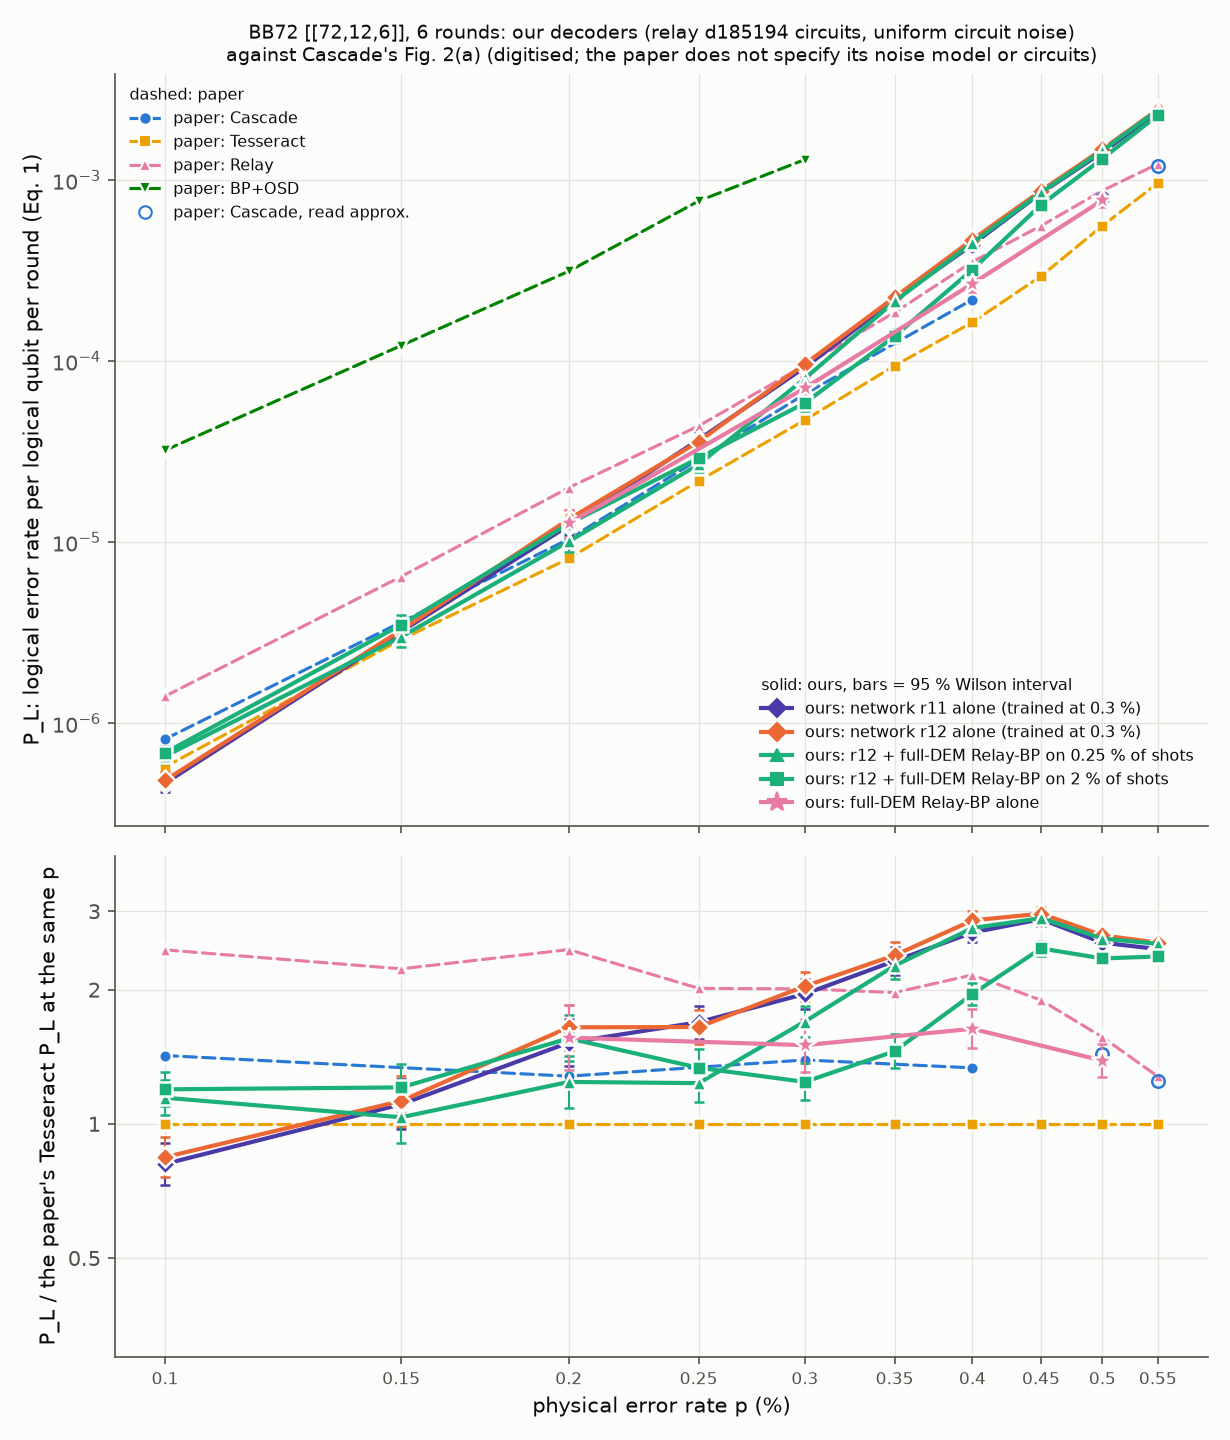

Recreate this plot in Python.
"""The curve sets, exploratory (not a registered study): BB72's two networks across the physical error rates of Cascade's Fig. 2(a)
(Gu, Bonilla Ataides, Lukin, Yelin, arXiv:2604.08358), converted to Cascade's metric by its Eq. (1). Fresh shots from
their own seed namespace; no registered split (cal, dev, test, monitor) is read. Record: bb/cascade/CASCADE_CURVES.md.
  check   python -m bb.cascade.curves check: the p = 0.55 % circuit, absent from relay d185194's testdata, is the 0.5 %
          file with every noise argument "(0.005)" replaced by "(0.0055)"; the same substitution must map the relay
          files at 0.1 / 0.2 / 0.3 / 0.4 % onto its files at 0.15 / 0.25 / 0.35 / 0.45 % byte for byte (exit 1 if not)
  sample  python -m bb.cascade.curves sample --split w2test --rows R.csv [--procs P]: every chunk of the split's PLAN on
          this host, sampled and stored as bb.shots does (one stim seed per chunk of 10,000 shots, packed npz), one
          manifest row each (sha256, seed, host, cpu, stim); load() checks every read against W2_ROWS
  infer   python -m bb.cascade.curves infer --split w2test: r11 and r12 (BB_CKPT/<tag>/final_ema.pt, sha256 = the
          registered networks) through bb.engine's fp32 path (eager PyTorch, batches of 2,048) on every chunk:
          W2_DIR/preds/<chunk>_net-<tag>.npz (pred, margin, fail, engine signature); a stored chunk is kept
  taus    python -m bb.cascade.curves taus: tau_q(p) = the q-quantile of r12's margins on the w2cal block at p (numpy's
          default interpolation, bb.route.frontier's rule), q in QS -> W2_DIR/out/taus.json
  pilot   python -m bb.cascade.curves pilot --n N: full-DEM Relay-BP's time per shot on N routed (margin < tau at
          max(QS)) and N random shots at every p -> W2_DIR/out/pilot.json (timing only, never counted)
  relay   python -m bb.cascade.curves relay --run a --shard k/K [--pis 2-9]: full-DEM Relay-BP (bb.opp's relay_full: relay-bp
          0.2.2, the authors' gross-code parameters, both detector sectors, priors of the circuit at p) on every shot of
          the decode plan: at every p the shots r12 routes at max(QS) (the q = 0.25 % set is inside it), plus every shot
          of the first ALONE[p] chunks (full-DEM Relay-BP alone). Shots stored by an earlier run are skipped; the rest,
          in tasks of SLICE shots, go round-robin to the K shards; per chunk and shard
          W2_DIR/preds/<chunk>_relay_full_<run>_s<k>of<K>.npz (idx, pred, fail, secs); a stored file is kept (resume).
          Each shot is decoded once, so the accurate mode and Relay-BP alone share its decision (as bb.fullroute)
  report  python -m bb.cascade.curves report --out DIR: counts, P_block with its 95 % Wilson interval, P_L by Eq. (1),
          ratios to the paper's digitised curves -> DIR/curves_counts.json and DIR/curves.png
Seeds (chunk j of 10,000 shots at p = PS[pi]): w2test 2^50 + 2 x 10^9 + 10^6 pi + j, w2cal 2^50 + 3 x 10^9 + 10^6 pi + j."""
import argparse
import csv
import hashlib
import io
import json
import math
import os
import platform
import time
from functools import lru_cache
from glob import glob
from multiprocessing import get_context

import numpy as np

from qnd import circuits

CODE, K, R = "bb72", 12, 6
PS = (0.001, 0.0015, 0.002, 0.0025, 0.003, 0.0035, 0.004, 0.0045, 0.005, 0.0055)   # pi = the index here
SPLITS = {"w2test": 2, "w2cal": 3}
CHUNK = 10_000
# chunks per p; w2test was first (200, 60, 30, 20, 10, 5, ...), then extended at 0.1 / 0.15 % (w2cal: 2 and 22
# network failures per 100,000 shots there, so the first sizes would have given ~40 and ~130 instead of >= 200)
PLAN = {"w2test": (1000, 100, 30, 20, 10, 5, 5, 5, 5, 5), "w2cal": (10,) * 10}
ALONE = {2: 15, 4: 4, 6: 2, 8: 1}           # full-DEM Relay-BP alone: the first ALONE[pi] w2test chunks at PS[pi]
QS = (0.0025, 0.02)
TAGS = ("r11", "r12")
NET_SHA = {"r11": "58e60897c3f9302c2014e82257d0d08f80a6e8386d2dd5216a093230990b252f",
           "r12": "f2821c327b4e233a4dd1a75c465ceb261448d981c2b55166862fc34a99ec3e96"}
DERIVED = {0.0055: 0.005}                   # p -> the relay file whose noise arguments are rewritten
NOISE = {"DEPOLARIZE1", "DEPOLARIZE2", "X_ERROR", "Y_ERROR", "Z_ERROR", "PAULI_CHANNEL_1", "PAULI_CHANNEL_2", "M",
         "MX", "MY", "MR", "MRX", "MRY", "MPP"}
SLICE = 20
W2 = os.environ.get("W2_DIR", "<cluster-scratch>/cascade_w2")
SHOTS, PREDS, OUT = (os.path.join(W2, d) for d in ("shots", "preds", "out"))
ROWS = os.environ.get("W2_ROWS", os.path.join(OUT, "rows_shots.csv"))
CKPT = os.environ.get("BB_CKPT", "<cluster-scratch>/bb/ckpt")
FIELDS = ["file", "sha256", "shots", "seed", "code", "p", "split", "chunk", "host", "cpu", "stim", "circuit_sha256"]

# Fig. 2(a) of the paper, digitised by the study lead from the SVG: P_L per logical qubit per round; p in percent
PAPER = {"Cascade": {0.10: 8.17e-7, 0.20: 1.04e-5, 0.30: 6.58e-5, 0.40: 2.19e-4},
         "Tesseract": {0.10: 5.74e-7, 0.15: 2.90e-6, 0.20: 8.13e-6, 0.25: 2.18e-5, 0.30: 4.73e-5, 0.35: 9.44e-5,
                       0.40: 1.64e-4, 0.45: 2.95e-4, 0.50: 5.59e-4, 0.55: 9.63e-4},
         "Relay": {0.10: 1.41e-6, 0.15: 6.46e-6, 0.20: 2.00e-5, 0.25: 4.39e-5, 0.30: 9.50e-5, 0.35: 1.86e-4,
                   0.40: 3.54e-4, 0.45: 5.59e-4, 0.50: 8.75e-4, 0.55: 1.23e-3},
         "BP+OSD": {0.10: 3.22e-5, 0.15: 1.22e-4, 0.20: 3.14e-4, 0.25: 7.67e-4, 0.30: 1.30e-3}}
PAPER_APPROX = {"Cascade": {0.50: 8e-4, 0.55: 1.2e-3}}     # "overlapped" in the figure: read approximately
# the registered stage-3 results on BB72 (data/bb/stage3/results.json; RESULTS_stage3.md), block failures / shots
REGISTERED = {0.20: {"r12 alone (BB72-2)": (254, 300_000), "r12 + full-DEM Relay-BP, q 0.25 % (BB72-2F)": (171, 300_000),
                     "full-DEM Relay-BP": (274, 300_000), "sector Relay-BP": (812, 300_000),
                     "ldpc BP-OSD (min-sum 80, OSD-CS 60)": (903, 300_000)},
              0.30: {"r11 alone (BB72-3)": (1341, 200_000), "r12 + full-DEM Relay-BP, q 2 % (BB72-3F)": (877, 200_000),
                     "full-DEM Relay-BP": (1092, 200_000), "sector Relay-BP": (2704, 200_000),
                     "ldpc BP-OSD (min-sum 80, OSD-CS 60)": (3299, 200_000)}}


def _pstr(p):
    return f"{p:.6f}".rstrip("0")


def seed_of(split, pi, j):
    if not (0 <= j < 10 ** 6 and 0 <= pi < len(PS)):
        raise ValueError((pi, j))
    return 2 ** 50 + 10 ** 9 * SPLITS[split] + 10 ** 6 * pi + j


def derived_text(src, dst):
    """(text of the relay circuit at src with every '(src)' argument written as '(dst)', substitutions made)."""
    path = circuits.relay_path(CODE, "X", src)
    blob = open(path, "rb").read()
    if hashlib.sha256(blob).hexdigest() != circuits._manifest()[os.path.basename(path)]:
        raise ValueError(f"sha256 mismatch for {path}")
    a, b = f"({_pstr(src)})", f"({_pstr(dst)})"
    t = blob.decode()
    return t.replace(a, b), t.count(a)


@lru_cache(None)
def circuit(p):
    import stim
    p = round(p, 6)
    if p in DERIVED:
        return stim.Circuit(derived_text(DERIVED[p], p)[0])
    return circuits.load(CODE, "X", p)


@lru_cache(None)
def circuit_sha(p):
    p = round(p, 6)
    if p in DERIVED:
        return hashlib.sha256(derived_text(DERIVED[p], p)[0].encode()).hexdigest()
    return circuits._manifest()[circuits.relay_name(CODE, "X", p)]


def _patch_circuits():
    """qnd.circuits.load (hence circuits.problem, the decoders' DEM) returns the derived circuit at a DERIVED p."""
    orig = circuits.load
    if getattr(orig, "w2", False):
        return

    def load(code, basis, p, check=True):
        if (code, basis) == (CODE, "X") and round(p, 6) in DERIVED:
            return circuit(p)
        return orig(code, basis, p, check)
    load.w2 = True
    circuits.load = load


def check(a):
    out, ok = {}, True
    for src, dst in ((0.001, 0.0015), (0.002, 0.0025), (0.003, 0.0035), (0.004, 0.0045), (0.005, 0.0055)):
        t, n = derived_text(src, dst)
        r = {"substitutions": n, "sha256": hashlib.sha256(t.encode()).hexdigest()}
        if dst in DERIVED:                      # only the noise arguments changed: round trip, counts, argument set
            import stim
            c, c0 = circuit(dst), circuits.load(CODE, "X", src)
            src_text = open(circuits.relay_path(CODE, "X", src)).read()
            noise = [i for i in c.flattened() if i.name in NOISE]
            noise0 = [i for i in c0.flattened() if i.name in NOISE]
            r.update(noise_instructions=len(noise), with_argument=sum(1 for i in noise if i.gate_args_copy()),
                     noise_args=sorted({x for i in noise for x in i.gate_args_copy()}),
                     source_noise_args=sorted({x for i in noise0 for x in i.gate_args_copy()}),
                     detectors=c.num_detectors, observables=c.num_observables,
                     round_trip=t.replace(f"({_pstr(dst)})", f"({_pstr(src)})") == src_text and
                     f"({_pstr(dst)})" not in src_text, stim=stim.__version__)
            good = (r["noise_args"] == [dst] and r["source_noise_args"] == [src] and len(noise) == len(noise0)
                    and r["with_argument"] == n
                    and r["round_trip"] and (c.num_detectors, c.num_observables) == (c0.num_detectors,
                                                                                     c0.num_observables))
        else:
            r["relay_file_sha256"] = circuits._manifest()[circuits.relay_name(CODE, "X", dst)]
            good = r["sha256"] == r["relay_file_sha256"]
        r["ok"] = bool(good)
        ok &= good
        out[f"{_pstr(src)}->{_pstr(dst)}"] = r
        print(f"{_pstr(src)} -> {_pstr(dst)}: {r}", flush=True)
    os.makedirs(OUT, exist_ok=True)
    json.dump(out, open(os.path.join(OUT, "circuit_check.json"), "w"), indent=1)
    if not ok:
        raise SystemExit("circuit check FAILED")
    print("circuit check ok", flush=True)


def parse(s):
    """'0-1,4' -> [0, 1, 4]"""
    out = []
    for part in str(s).split(","):
        x, _, y = part.partition("-")
        out += list(range(int(x), int(y) + 1)) if y else [int(x)]
    return out


def name(split, pi, j):
    return f"{CODE}_p{PS[pi]}_{split}{j:04d}.npz"


def pred_path(split, pi, j, dec):
    return os.path.join(PREDS, name(split, pi, j)[:-4] + f"_{dec}.npz")


def chunks(split, pis=range(len(PS))):
    return [(pi, j) for pi in pis for j in range(PLAN[split][pi])]


def _sample(task):
    import stim
    split, pi, j = task
    f = os.path.join(SHOTS, name(split, pi, j))
    if os.path.exists(f):
        raise FileExistsError(f)
    det, obs = circuit(PS[pi]).compile_detector_sampler(seed=seed_of(split, pi, j)).sample(
        CHUNK, separate_observables=True)
    det, obs = det.astype(np.uint8), obs.astype(np.uint8)
    np.savez(f, det=np.packbits(det, axis=1), obs=np.packbits(obs, axis=1), n=len(det), D=det.shape[1], k=obs.shape[1])
    cpu = next((ln.split(":", 1)[1].strip() for ln in open("/proc/cpuinfo") if ln.startswith("model name")), "?")
    return {"file": os.path.basename(f), "sha256": hashlib.sha256(open(f, "rb").read()).hexdigest(), "shots": len(det),
            "seed": seed_of(split, pi, j), "code": CODE, "p": PS[pi], "split": split, "chunk": j,
            "host": platform.node(), "cpu": cpu, "stim": stim.__version__, "circuit_sha256": circuit_sha(PS[pi]),
            "fired": float(det.mean() * det.shape[1]), "anyobs": float(obs.any(1).mean())}


def sample(a):
    os.makedirs(SHOTS, exist_ok=True)
    new = not os.path.exists(a.rows)
    have = set() if new else {r["file"] for r in csv.DictReader(open(a.rows))}
    todo = [(a.split, pi, j) for pi, j in chunks(a.split) if name(a.split, pi, j) not in have]   # extend, never redo
    with open(a.rows, "a", newline="") as fh, get_context("fork").Pool(a.procs) as pool:
        w = csv.DictWriter(fh, FIELDS, extrasaction="ignore")
        if new:
            w.writeheader()
        for row in pool.imap(_sample, todo):
            w.writerow(row)
            fh.flush()
            print(row["file"], row["sha256"][:12], f"fired/shot {row['fired']:.1f} any-obs {row['anyobs']:.4f}",
                  flush=True)


@lru_cache(None)
def _manifest():
    return {r["file"]: r for r in csv.DictReader(open(ROWS))}


def load(split, pi, j):
    """Stored chunk j at PS[pi], sha256-checked against W2_ROWS: (det uint8 (n, D), obs uint8 (n, k))."""
    f = os.path.join(SHOTS, name(split, pi, j))
    r = _manifest()[os.path.basename(f)]
    blob = open(f, "rb").read()
    if hashlib.sha256(blob).hexdigest() != r["sha256"] or int(r["seed"]) != seed_of(split, pi, j):
        raise ValueError(f"{f} does not match its manifest row")
    z = np.load(io.BytesIO(blob))
    n = int(z["n"])
    return (np.unpackbits(z["det"], axis=1, count=int(z["D"]))[:n],
            np.unpackbits(z["obs"], axis=1, count=int(z["k"]))[:n])


def infer(a):
    import torch
    from bb import engine
    dev = torch.device("cuda")
    os.makedirs(PREDS, exist_ok=True)
    for tag in TAGS:
        f = os.path.join(CKPT, tag, "final_ema.pt")
        sha = engine.sha256_file(f)
        if sha != NET_SHA[tag]:
            raise SystemExit(f"{f} is not the registered {tag}")
        model, _ = engine.load_net(f, dev)
        eng = engine.Deployed(model, "fp32", sha)
        sig = json.dumps(eng.signature(), sort_keys=True)
        print(tag, sig, flush=True)
        t0, cnt = time.time(), {}
        for pi, j in chunks(a.split):
            out = pred_path(a.split, pi, j, f"net-{tag}")
            if not os.path.exists(out):
                det, obs = load(a.split, pi, j)
                bits, margin = eng.run(det)
                fail = (bits != obs).any(1)
                np.savez(out, pred=bits, margin=margin, fail=fail, sig=sig)
            c = cnt.setdefault(pi, [0, 0])
            c[0] += int(np.load(out)["fail"].sum())
            c[1] += CHUNK
        for pi, (fails, n) in cnt.items():
            print(f"net-{tag} {a.split} p {PS[pi]}: {fails} / {n} failures", flush=True)
        print(f"net-{tag} {a.split}: {time.time() - t0:.0f} s", flush=True)


def _net(split, pi, tag, js=None):
    """(fail (N,), margin (N,), pred (N, K)) of a network read over the split's chunks js at PS[pi]."""
    z = [np.load(pred_path(split, pi, j, f"net-{tag}")) for j in (range(PLAN[split][pi]) if js is None else js)]
    if len({str(x["sig"]) for x in z}) != 1:
        raise SystemExit(f"net-{tag} {split} p {PS[pi]}: chunks with different engine signatures")
    return tuple(np.concatenate([x[k] for x in z]) for k in ("fail", "margin", "pred"))


def taus(a):
    out = {}
    for pi, p in enumerate(PS):
        m = _net("w2cal", pi, "r12")[1]
        out[str(p)] = {"cal_shots": len(m), **{str(q): float(np.quantile(m, q)) for q in QS}}
        print(p, out[str(p)], flush=True)
    json.dump(out, open(os.path.join(OUT, "taus.json"), "w"), indent=1)


def _taus():
    return json.load(open(os.path.join(OUT, "taus.json")))


def decode_plan(pis=range(len(PS))):
    """{(pi, j): sorted shot indices of w2test chunk j at PS[pi] that full-DEM Relay-BP decodes}."""
    t, plan = _taus(), {}
    for pi, j in chunks("w2test", sorted(pis)):
        if j < ALONE.get(pi, 0):
            plan[(pi, j)] = np.arange(CHUNK)
        else:
            m = np.load(pred_path("w2test", pi, j, "net-r12"))["margin"]
            plan[(pi, j)] = np.flatnonzero(m < t[str(PS[pi])][str(max(QS))])
    return plan


_dec = {}


def _decoder(pi):
    if pi not in _dec:
        from qnd import teachers
        _patch_circuits()
        _dec[pi] = teachers.Decoder("relay", CODE, "X", PS[pi], "all")     # = bb.opp's relay_full
    return _dec[pi]


def _job(task):
    pi, j, idx = task
    pred, secs, _ = _decoder(pi).decode(load("w2test", pi, j)[0][idx])
    return pi, j, idx, pred, secs


def _relay_files(pi, j):
    return sorted(f for f in glob(pred_path("w2test", pi, j, "relay_full_*")) if not f.endswith(".tmp.npz"))


def relay(a):
    k, K = map(int, a.shard.split("of") if "of" in a.shard else a.shard.split("/"))
    tasks, need = [], {}
    pis = set(parse(a.pis))
    for (pi, j), idx in decode_plan(pis).items():
        have = [np.load(f)["idx"] for f in _relay_files(pi, j) if f"_relay_full_{a.run}_" not in f]
        miss = np.setdiff1d(idx, np.concatenate(have)) if have else idx
        for s in range(0, len(miss), SLICE):
            tasks.append((pi, j, miss[s:s + SLICE]))
    tasks.sort(key=lambda t: -t[0])                       # the slowest (highest p) first: a shorter tail
    tasks = [t for i, t in enumerate(tasks) if i % K == k]
    mine = lambda pi, j: pred_path("w2test", pi, j, f"relay_full_{a.run}_s{k}of{K}")   # noqa: E731
    tasks = [t for t in tasks if not os.path.exists(mine(t[0], t[1]))]
    for pi, j, idx in tasks:
        need[(pi, j)] = need.get((pi, j), 0) + len(idx)
    print(f"shard {k}/{K}: {len(tasks)} tasks, {sum(need.values())} shots, {len(need)} chunks", flush=True)
    for pi in range(len(PS)):
        n = sum(v for (q, _), v in need.items() if q == pi)
        if n:
            print(f"  p {PS[pi]}: {n} shots", flush=True)
    if a.dry:
        return
    got, t0, done = {u: [] for u in need}, time.time(), 0
    with get_context("fork").Pool(a.procs) as pool:
        for pi, j, idx, pred, secs in pool.imap_unordered(_job, tasks):
            got[(pi, j)].append((idx, pred, secs))
            done += len(idx)
            if sum(len(x[0]) for x in got[(pi, j)]) < need[(pi, j)]:
                continue
            parts = got.pop((pi, j))
            idx, pred, secs = (np.concatenate([x[i] for x in parts]) for i in range(3))
            o = np.argsort(idx)
            idx, pred, secs = idx[o], pred[o], secs[o]
            fail = (pred != load("w2test", pi, j)[1][idx]).any(1)
            tmp = mine(pi, j)[:-4] + ".tmp.npz"
            np.savez(tmp, idx=idx.astype(np.int32), pred=pred.astype(np.uint8), fail=fail, secs=secs.astype(np.float32),
                     host=platform.node(), procs=a.procs)
            os.replace(tmp, mine(pi, j))
            print(f"relay_full p {PS[pi]} chunk {j}: {int(fail.sum())} / {len(fail)} failures, mean "
                  f"{1e3 * secs.mean():.1f} ms per shot; {done} shots in {time.time() - t0:.0f} s", flush=True)
    print(f"shard {k}/{K} done: {done} shots in {time.time() - t0:.0f} s", flush=True)


def _pilot_job(task):
    pi, kind, j, idx = task
    _, secs, conv = _decoder(pi).decode(load("w2test", pi, j)[0][idx])
    return pi, kind, secs, conv


def pilot(a):
    t, tasks = _taus(), []
    rng = np.random.default_rng(20261008)
    for pi, p in enumerate(PS):
        left = a.n
        for j in range(PLAN["w2test"][pi]):
            idx = np.flatnonzero(np.load(pred_path("w2test", pi, j, "net-r12"))["margin"] < t[str(p)][str(max(QS))])
            idx = idx[:left]
            tasks += [(pi, "routed", j, idx[s:s + 5]) for s in range(0, len(idx), 5)]
            left -= len(idx)
            if left <= 0:
                break
        rnd = np.sort(rng.choice(CHUNK, a.n, replace=False))
        tasks += [(pi, "random", 0, rnd[s:s + 5]) for s in range(0, a.n, 5)]
    out, t0 = {}, time.time()
    with get_context("fork").Pool(a.procs) as pool:
        for pi, kind, secs, conv in pool.imap_unordered(_pilot_job, tasks):
            r = out.setdefault(f"{PS[pi]} {kind}", {"secs": [], "conv": 0})
            r["secs"] += [float(s) for s in secs]
            r["conv"] += int(conv.sum())
    for key in sorted(out):
        s = np.array(out[key]["secs"])
        out[key].update(n=len(s), mean_ms=1e3 * s.mean(), p50_ms=1e3 * np.median(s), max_ms=1e3 * s.max())
        print(key, {k: v for k, v in out[key].items() if k != "secs"}, flush=True)
    out["_meta"] = {"procs": a.procs, "host": platform.node(), "wall_s": time.time() - t0}
    json.dump(out, open(os.path.join(OUT, "pilot.json"), "w"), indent=1)


# ---- report -------------------------------------------------------------------------------------------------------
def p_l(pb):
    """Eq. (1): P_L = (1 - (2 (1 - P_block)^(1/k) - 1)^(1/R)) / 2, computed without cancellation."""
    if pb <= 0:
        return 0.0
    x = 2 * math.expm1(math.log1p(-pb) / K)                 # 2 (1 - P_block)^(1/k) - 2
    return -math.expm1(math.log1p(x) / R) / 2


def wilson(k, n, z=1.959963984540054):
    c, h = (k + z * z / 2) / (n + z * z), z * math.sqrt(k * (n - k) / n + z * z / 4) / (n + z * z)
    return max(0.0, c - h), min(1.0, c + h)


def point(k, n):
    lo, hi = wilson(k, n)
    return {"shots": n, "failures": int(k), "p_block": k / n, "p_block_95": [lo, hi], "P_L": p_l(k / n),
            "P_L_95": [p_l(lo), p_l(hi)]}


def _ratios(pt, pp):
    for v in pt.values():
        for ref in ("Cascade", "Tesseract", "Relay", "BP+OSD"):
            if pp in PAPER[ref]:
                v[f"ratio_to_{ref}"] = v["P_L"] / PAPER[ref][pp]
    return pt


def report(a):
    if a.replot:                                            # tables and plot again from the stored counts
        res = json.load(open(os.path.join(a.out, "curves_counts.json")))
        open(os.path.join(a.out, "curves_tables.md"), "w").write(tables(res))
        return plot(res, os.path.join(a.out, "curves.png"))
    t = _taus()
    res = {"PS_percent": [round(100 * p, 2) for p in PS], "eq1": {"k": K, "R": R}, "taus": t, "points": {},
           "relay_seconds": {}}
    for pi, p in enumerate(PS):
        pp = round(100 * p, 2)
        f11, _, _ = _net("w2test", pi, "r11")
        f12, m12, _ = _net("w2test", pi, "r12")
        N = len(f12)
        rel = np.zeros(N, bool)                             # Relay-BP's failure per shot where decoded
        seen = np.zeros(N, int)
        secs = np.full(N, np.nan)
        for j in range(PLAN["w2test"][pi]):
            for f in _relay_files(pi, j):
                z = np.load(f)
                i = j * CHUNK + z["idx"]
                rel[i], secs[i] = z["fail"], z["secs"]
                seen[i] += 1
        if seen.max(initial=0) > 1:
            raise SystemExit(f"p {p}: a shot decoded twice")
        pt = {"r11": point(f11.sum(), N), "r12": point(f12.sum(), N)}
        for q in QS:
            r = m12 < t[str(p)][str(q)]
            if not seen[r].all():
                raise SystemExit(f"p {p} q {q}: {int((~seen[r].astype(bool)).sum())} routed shots not decoded")
            hyb = np.where(r, rel, f12)
            pt[f"r12+relay q={q}"] = {**point(hyb.sum(), N), "tau": t[str(p)][str(q)], "routed": int(r.sum()),
                                      "routed_fraction": float(r.mean()), "r12_fail_in_routed": int(f12[r].sum()),
                                      "relay_fail_in_routed": int(rel[r].sum())}
        if pi in ALONE:
            n = ALONE[pi] * CHUNK
            if seen[:n].min() != 1:
                raise SystemExit(f"p {p}: Relay-BP alone incomplete")
            pt["relay_full"] = {**point(rel[:n].sum(), n), "r12_on_same_shots": int(f12[:n].sum()),
                                "both_fail": int((rel[:n] & f12[:n]).sum())}
            res["relay_seconds"][str(pp) + " random"] = {"n": n, "mean_ms": float(1e3 * np.nanmean(secs[:n]))}
        r2 = m12 < t[str(p)][str(max(QS))]
        res["relay_seconds"][str(pp) + " routed"] = {"n": int(r2.sum()), "mean_ms": float(1e3 * np.nanmean(secs[r2]))}
        res["relay_seconds"][str(pp) + " all decoded"] = {"n": int(seen.sum()), "sum_s": float(np.nansum(secs))}
        _ratios(pt, pp)
        res["points"][str(pp)] = pt
        print(pp, {k: (v["failures"], v["shots"], f"{v['P_L']:.3g}") for k, v in pt.items()}, flush=True)
    res["registered"] = {str(pp): _ratios({k: point(*c) for k, c in cs.items()}, pp) for pp, cs in REGISTERED.items()}
    res["paper"] = {k: {str(x): y for x, y in v.items()} for k, v in PAPER.items()}
    res["paper_approx"] = {k: {str(x): y for x, y in v.items()} for k, v in PAPER_APPROX.items()}
    os.makedirs(a.out, exist_ok=True)
    json.dump(res, open(os.path.join(a.out, "curves_counts.json"), "w"), indent=1)
    open(os.path.join(a.out, "curves_tables.md"), "w").write(tables(res))
    plot(res, os.path.join(a.out, "curves.png"))


LABEL = {"r11": "r11 alone", "r12": "r12 alone", "r12+relay q=0.0025": "r12 + Relay-BP, q 0.25 %",
         "r12+relay q=0.02": "r12 + Relay-BP, q 2 %", "relay_full": "full-DEM Relay-BP alone"}


def _e(x):
    return f"{x:.2e}" if x else "0"


def _ratio(v, ref):
    return f"{v[f'ratio_to_{ref}']:.2f}" if f"ratio_to_{ref}" in v else "-"


def tables(res):
    """The two markdown tables of CASCADE_CURVES.md, straight from the counts (no hand transcription)."""
    out = ["| p (%) | Cascade | Tesseract | Relay (paper) | r11 alone | r12 alone | r12 + Relay-BP q 0.25 % | "
           "r12 + Relay-BP q 2 % | our full-DEM Relay-BP | what it means |", "|" + "---|" * 10]
    for pp, pt in res["points"].items():
        x = float(pp)
        paper = [_e(PAPER[r][x]) if x in PAPER[r] else (f"~{_e(PAPER_APPROX[r][x])}" if x in PAPER_APPROX.get(r, {})
                                                         else "-") for r in ("Cascade", "Tesseract", "Relay")]
        ours = [_e(pt[k]["P_L"]) if k in pt else "-" for k in LABEL]
        refs = [r for r in ("Cascade", "Tesseract") if x in PAPER[r]]
        words = "; ".join(f"{name} " + ", ".join(f"{pt[k][f'ratio_to_{r}']:.2f}x {r}" for r in refs)
                          for k, name in (("r12", "r12 alone"), ("r12+relay q=0.02", "accurate mode at 2 %")))
        out.append(f"| {x:g} | " + " | ".join(paper + ours) + f" | {words} |")
    out += ["", "| p (%) | decoder | shots | failures | P_block | P_block 95 % | P_L (Eq. 1) | P_L 95 % | "
                "routed (tau) | / Cascade | / Tesseract | / Relay (paper) |", "|" + "---|" * 12]
    for pp, pt in res["points"].items():
        for k, lab in LABEL.items():
            if k not in pt:
                continue
            v = pt[k]
            rt = f"{v['routed']:,} ({v['tau']:.4f})" if "routed" in v else "-"
            out.append(f"| {float(pp):g} | {lab} | {v['shots']:,} | {v['failures']:,} | {_e(v['p_block'])} | "
                       f"{_e(v['p_block_95'][0])} - {_e(v['p_block_95'][1])} | {_e(v['P_L'])} | "
                       f"{_e(v['P_L_95'][0])} - {_e(v['P_L_95'][1])} | {rt} | {_ratio(v, 'Cascade')} | "
                       f"{_ratio(v, 'Tesseract')} | {_ratio(v, 'Relay')} |")
    out += ["", "| p (%) | registered result | shots | failures | P_L (Eq. 1) | P_L 95 % | / Cascade | / Tesseract | "
                "/ Relay (paper) | / BP+OSD (paper) |", "|" + "---|" * 10]
    for pp, pt in res["registered"].items():
        for k, v in pt.items():
            out.append(f"| {float(pp):g} | {k} | {v['shots']:,} | {v['failures']:,} | {_e(v['P_L'])} | "
                       f"{_e(v['P_L_95'][0])} - {_e(v['P_L_95'][1])} | {_ratio(v, 'Cascade')} | {_ratio(v, 'Tesseract')} | "
                       f"{_ratio(v, 'Relay')} | {_ratio(v, 'BP+OSD')} |")
    return "\n".join(out) + "\n"


def plot(res, path):
    """Top: P_L against p, the paper's curves dashed, ours solid with 95 % intervals. Bottom: the same divided by the
    paper's Tesseract value at each p (BP+OSD left out there: 27-56x). One hue per decoder family in the dataviz
    skill's categorical order (Relay-BP: the paper's and ours share a hue, as do the accurate mode's two q)."""
    import matplotlib
    matplotlib.use("Agg")
    import matplotlib.pyplot as plt
    from matplotlib.lines import Line2D
    surf, ink, ink2, grid = "#fcfcfb", "#0b0b0b", "#52514e", "#e4e3df"
    hue = {"Cascade": "#2a78d6", "r12": "#eb6834", "acc": "#1baf7a", "Tesseract": "#eda100", "Relay": "#e87ba4",
           "BP+OSD": "#008300", "r11": "#4a3aa7"}
    plt.rcParams.update({"text.color": ink, "axes.labelcolor": ink, "xtick.color": ink2, "ytick.color": ink2,
                         "axes.edgecolor": ink2})
    fig, (ax, bx) = plt.subplots(2, 1, figsize=(8.2, 9.6), dpi=150, facecolor=surf, sharex=True,
                                 gridspec_kw={"height_ratios": [3, 2]})
    ring = dict(mec=surf, mew=1.2, solid_capstyle="round", solid_joinstyle="round", dash_capstyle="round")
    tess = PAPER["Tesseract"]
    paper = (("Cascade", "o"), ("Tesseract", "s"), ("Relay", "^"), ("BP+OSD", "v"))
    ours = {"r11": (hue["r11"], "D", "network r11 alone (trained at 0.3 %)"),
            "r12": (hue["r12"], "D", "network r12 alone (trained at 0.3 %)"),
            "r12+relay q=0.0025": (hue["acc"], "^", "r12 + full-DEM Relay-BP on 0.25 % of shots"),
            "r12+relay q=0.02": (hue["acc"], "s", "r12 + full-DEM Relay-BP on 2 % of shots"),
            "relay_full": (hue["Relay"], "*", "full-DEM Relay-BP alone")}
    for axis, div in ((ax, None), (bx, tess)):
        f = (lambda x, y: y) if div is None else (lambda x, y: y / div[x])
        for ref, mk in paper:
            if div is not None and ref == "BP+OSD":
                continue
            xs = sorted(PAPER[ref])
            axis.plot(xs, [f(x, PAPER[ref][x]) for x in xs], color=hue[ref], marker=mk, ms=6, lw=1.5, ls=(0, (4, 2)),
                      **ring)
        xa = sorted(PAPER_APPROX["Cascade"])
        axis.plot(xa, [f(x, PAPER_APPROX["Cascade"][x]) for x in xa], color=hue["Cascade"], marker="o", ms=6,
                  mfc="none", mew=1.2, ls="none")
        for key, (col, mk, _) in ours.items():
            xs = [float(p) for p, pt in res["points"].items() if key in pt]
            ys = [f(x, res["points"][str(x)][key]["P_L"]) for x in xs]
            lo = [y - f(x, res["points"][str(x)][key]["P_L_95"][0]) for x, y in zip(xs, ys)]
            hi = [f(x, res["points"][str(x)][key]["P_L_95"][1]) - y for x, y in zip(xs, ys)]
            axis.errorbar(xs, ys, yerr=[lo, hi], color=col, marker=mk, ms=11 if mk == "*" else 7, lw=2,
                          elinewidth=1, capsize=2.5, **ring)
        axis.set_xscale("log")
        axis.set_yscale("log")
        axis.grid(True, which="major", color=grid, lw=0.6, ls="-")
        axis.set_facecolor(surf)
        for side in ("top", "right"):
            axis.spines[side].set_visible(False)
    ticks = [0.1, 0.15, 0.2, 0.25, 0.3, 0.35, 0.4, 0.45, 0.5, 0.55]
    bx.set_xticks(ticks)
    bx.set_xticklabels([f"{x:g}" for x in ticks], fontsize=8)
    bx.minorticks_off()
    ax.minorticks_off()
    bx.set_ylim(0.3, 4)
    bx.set_yticks([0.5, 1, 2, 3])
    bx.set_yticklabels(["0.5", "1", "2", "3"])
    bx.set_xlabel("physical error rate p (%)")
    ax.set_ylabel("P_L: logical error rate per logical qubit per round (Eq. 1)")
    bx.set_ylabel("P_L / the paper's Tesseract P_L at the same p")
    ax.set_title("BB72 [[72,12,6]], 6 rounds: our decoders (relay d185194 circuits, uniform circuit noise)\n"
                 "against Cascade's Fig. 2(a) (digitised; the paper does not specify its noise model or circuits)",
                 fontsize=9, color=ink)
    h1 = [Line2D([], [], color=hue[r], marker=m, ms=6, lw=1.5, ls=(0, (4, 2)), mec=surf, label=f"paper: {r}")
          for r, m in paper]
    h1.append(Line2D([], [], color=hue["Cascade"], marker="o", ms=6, mfc="none", ls="none",
                     label="paper: Cascade, read approx."))
    h2 = [Line2D([], [], color=c, marker=m, ms=10 if m == "*" else 6, lw=2, label=f"ours: {lab}")
          for c, m, lab in ours.values()]
    leg = ax.legend(handles=h1, fontsize=7.5, loc="upper left", frameon=False, title="dashed: paper",
                    title_fontsize=7.5, alignment="left")
    ax.add_artist(leg)
    ax.legend(handles=h2, fontsize=7.5, loc="lower right", frameon=False,
              title="solid: ours, bars = 95 % Wilson interval", title_fontsize=7.5, alignment="left")
    fig.tight_layout()
    fig.savefig(path, facecolor=surf)


def main():
    ap = argparse.ArgumentParser()
    sub = ap.add_subparsers(dest="cmd", required=True)
    sub.add_parser("check")
    s = sub.add_parser("sample")
    s.add_argument("--split", required=True, choices=list(SPLITS))
    s.add_argument("--rows", required=True)
    s.add_argument("--procs", type=int, default=os.cpu_count())
    s = sub.add_parser("infer")
    s.add_argument("--split", required=True, choices=list(SPLITS))
    sub.add_parser("taus")
    s = sub.add_parser("pilot")
    s.add_argument("--n", type=int, default=40)
    s.add_argument("--procs", type=int, default=os.cpu_count())
    s = sub.add_parser("relay")
    s.add_argument("--run", required=True)
    s.add_argument("--shard", default="0/1")
    s.add_argument("--pis", default=f"0-{len(PS) - 1}", help="indices into PS, e.g. 2-9")
    s.add_argument("--procs", type=int, default=os.cpu_count())
    s.add_argument("--dry", action="store_true")
    s = sub.add_parser("report")
    s.add_argument("--out", required=True)
    s.add_argument("--replot", action="store_true", help="only the tables and the plot, from DIR/curves_counts.json")
    a = ap.parse_args()
    globals()[a.cmd](a)


if __name__ == "__main__":
    main()
